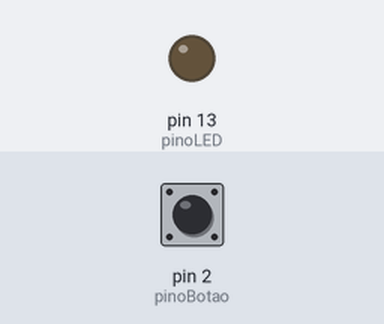
Simulated run of this sketch. Board: Arduino Uno, built with avr-gcc and run on an emulated ATmega328P. Shown: output pins drawn as LEDs (lit = HIGH). The test bench sets the inputs (shaded band); at power-on: pin 2 (pinoBotao) LOW.

Above: at 1.2 s.
1.3 s: pin 2 (pinoBotao) pulled HIGH for 0.15 s
At 1.37 s:
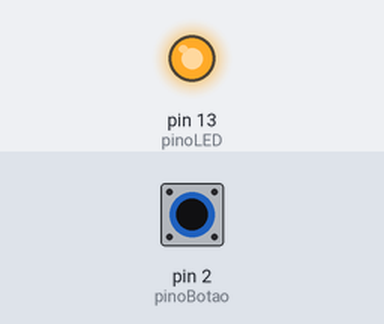
2.9 s: pin 2 (pinoBotao) pulled HIGH for 3.2 s
At 6.6 s:
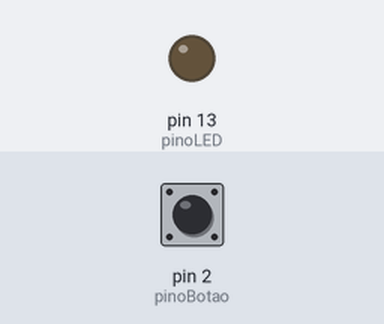
Timing chart, 0 to 8.1 s (numbered marks = the images above; inputs shaded):
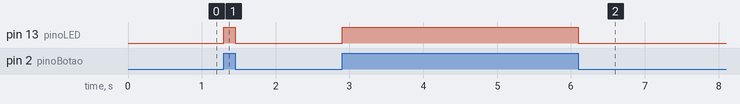

Measured:
- after the input at 1.3 s, pin 13 (pinoLED): LOW → HIGH at once, → LOW 0.15 s later
- after the input at 2.9 s, pin 13 (pinoLED): LOW → HIGH at once, → LOW 3.2 s later

The sketch:

BOTAO.ino
```cpp
int pinoBotao = 2;
int estadoBotao = 0;

int pinoLED = 13;

void setup()
{
  pinMode(pinoBotao, INPUT);
  pinMode(pinoLED, OUTPUT);
}

void loop()
{
  estadoBotao = digitalRead(pinoBotao);

  if (estadoBotao == HIGH){
    digitalWrite(pinoLED, HIGH);
  }
  if (estadoBotao == LOW){
    digitalWrite(pinoLED, LOW);
  }
}
```
